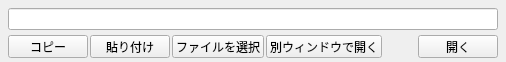
<?xml version="1.0" encoding="UTF-8"?>
<ui version="4.0">
 <class>OpenDialog</class>
 <widget class="QDialog" name="OpenDialog">
  <property name="geometry">
   <rect>
    <x>0</x>
    <y>0</y>
    <width>506</width>
    <height>62</height>
   </rect>
  </property>
  <property name="sizePolicy">
   <sizepolicy hsizetype="Preferred" vsizetype="Fixed">
    <horstretch>0</horstretch>
    <verstretch>0</verstretch>
   </sizepolicy>
  </property>
  <property name="minimumSize">
   <size>
    <width>0</width>
    <height>0</height>
   </size>
  </property>
  <property name="maximumSize">
   <size>
    <width>16777215</width>
    <height>16777215</height>
   </size>
  </property>
  <property name="baseSize">
   <size>
    <width>0</width>
    <height>0</height>
   </size>
  </property>
  <property name="windowTitle">
   <string>開く - PURE OPEN</string>
  </property>
  <property name="toolTip">
   <string/>
  </property>
  <layout class="QVBoxLayout" name="_verticalLayout">
   <property name="spacing">
    <number>5</number>
   </property>
   <property name="leftMargin">
    <number>8</number>
   </property>
   <property name="topMargin">
    <number>8</number>
   </property>
   <property name="rightMargin">
    <number>8</number>
   </property>
   <property name="bottomMargin">
    <number>4</number>
   </property>
   <item>
    <widget class="QLineEdit" name="_lineEdit">
     <property name="minimumSize">
      <size>
       <width>490</width>
       <height>0</height>
      </size>
     </property>
     <property name="acceptDrops">
      <bool>false</bool>
     </property>
    </widget>
   </item>
   <item>
    <layout class="QHBoxLayout" name="_horizontalLayout">
     <property name="spacing">
      <number>2</number>
     </property>
     <item>
      <widget class="QPushButton" name="_buttonCopy">
       <property name="maximumSize">
        <size>
         <width>16777215</width>
         <height>23</height>
        </size>
       </property>
       <property name="focusPolicy">
        <enum>Qt::NoFocus</enum>
       </property>
       <property name="toolTip">
        <string>クリップボードへコピー</string>
       </property>
       <property name="text">
        <string>コピー</string>
       </property>
      </widget>
     </item>
     <item>
      <widget class="QPushButton" name="_buttonPaste">
       <property name="maximumSize">
        <size>
         <width>16777215</width>
         <height>23</height>
        </size>
       </property>
       <property name="focusPolicy">
        <enum>Qt::NoFocus</enum>
       </property>
       <property name="toolTip">
        <string>クリップボードから貼り付け</string>
       </property>
       <property name="text">
        <string>貼り付け</string>
       </property>
      </widget>
     </item>
     <item>
      <widget class="QPushButton" name="_buttonFile">
       <property name="maximumSize">
        <size>
         <width>16777215</width>
         <height>23</height>
        </size>
       </property>
       <property name="focusPolicy">
        <enum>Qt::NoFocus</enum>
       </property>
       <property name="text">
        <string>ファイルを選択</string>
       </property>
      </widget>
     </item>
     <item>
      <widget class="QPushButton" name="_buttonWindow">
       <property name="maximumSize">
        <size>
         <width>16777215</width>
         <height>23</height>
        </size>
       </property>
       <property name="focusPolicy">
        <enum>Qt::NoFocus</enum>
       </property>
       <property name="text">
        <string>別ウィンドウで開く</string>
       </property>
      </widget>
     </item>
     <item>
      <spacer name="_horizontalSpacer">
       <property name="orientation">
        <enum>Qt::Horizontal</enum>
       </property>
       <property name="sizeHint" stdset="0">
        <size>
         <width>40</width>
         <height>20</height>
        </size>
       </property>
      </spacer>
     </item>
     <item>
      <widget class="QPushButton" name="_buttonOpen">
       <property name="enabled">
        <bool>true</bool>
       </property>
       <property name="sizePolicy">
        <sizepolicy hsizetype="Minimum" vsizetype="Fixed">
         <horstretch>0</horstretch>
         <verstretch>0</verstretch>
        </sizepolicy>
       </property>
       <property name="minimumSize">
        <size>
         <width>80</width>
         <height>0</height>
        </size>
       </property>
       <property name="maximumSize">
        <size>
         <width>16777215</width>
         <height>23</height>
        </size>
       </property>
       <property name="focusPolicy">
        <enum>Qt::NoFocus</enum>
       </property>
       <property name="toolTip">
        <string/>
       </property>
       <property name="text">
        <string>開く</string>
       </property>
       <property name="flat">
        <bool>false</bool>
       </property>
      </widget>
     </item>
    </layout>
   </item>
  </layout>
 </widget>
 <resources/>
 <connections/>
</ui>
